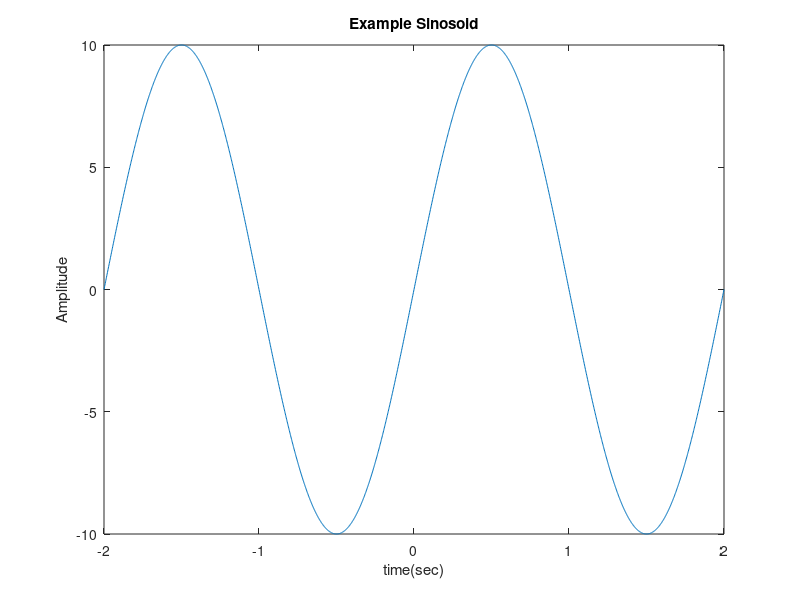

This figure's MATLAB source:
t= -2 : 0.002  :2;
x = 10 * sin (pi *t);
plot(t,x);
title('Example Sinosoid');
xlabel('time(sec)'); 
ylabel('Amplitude')